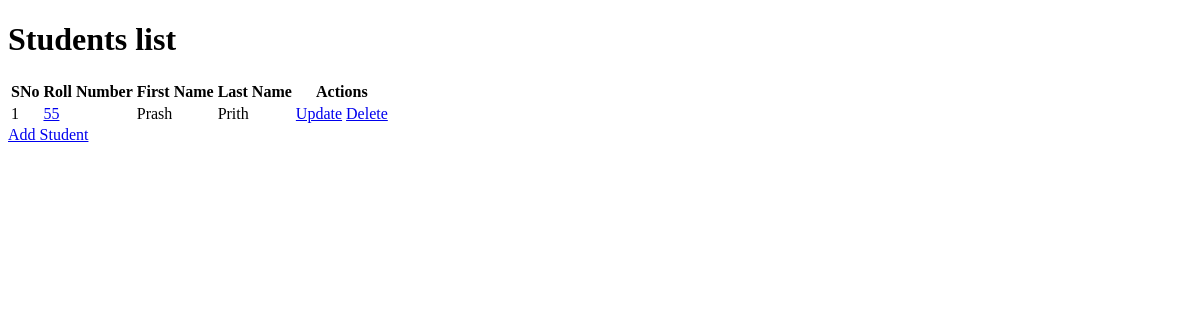
The app's page /, older data.
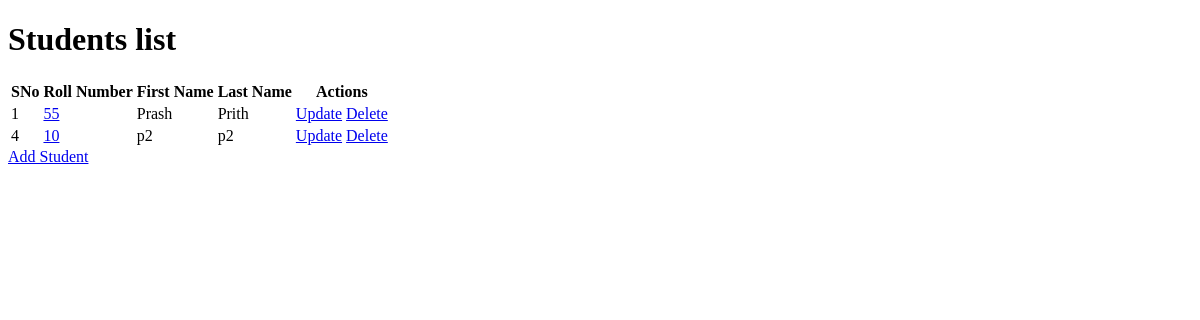
The same page, newer data.
### application/models.py (models this page shows)
class Student(db.Model):
    __tablename__ = 'student'
    student_id = db.Column(db.Integer, autoincrement=True, primary_key=True)
    roll_number = db.Column(db.String, unique=True, nullable=False)
    first_name = db.Column(db.String, nullable=False)
    last_name = db.Column(db.String)
    courses= db.relationship('Course', secondary='enrollments')

### application/controllers.py (the view)
@app.route("/", methods=["GET", "POST"])
def home():
    students = Student.query.all()
    return render_template("index.html",students=students)

### templates/index.html (shortened to what this page needs)
<!DOCTYPE html>
<html lang="en">
<head>
</head>
<body>
    <h1>Students list</h1>
    {% if students|length >0%}
    <table id = "all-students">
        <tr>
        <th>SNo</th>
        <th>Roll Number</th>
        <th>First Name</th>
        <th>Last Name</th>
        <th>Actions</th>
        </tr>
        {% for s in students %}
        <tr>
        <td>{{s["student_id"]}}</td>
        <td><a href="/student/{{s["roll_number"]}}">{{s["roll_number"]}}</a></td>
        <td>{{s["first_name"]}}</td>
        <td>{{s["last_name"]}}</td>
        <td>
        <a href="/student/{{s["roll_number"]}}/update" type="button">Update</a>
        <a href="/student/{{s["roll_number"]}}/delete" type="button">Delete</a>
        </td>
        </tr>
        {% endfor %}
        </table>
        {% else %}
        <p>No student found. Add the student now!</p>
        {% endif %}
        <a href="/student/create" type="button">Add Student</a>
</body>
</html>

Row changes from the older to the newer data that the page shows:
added Student: student_id "4", roll_number "10", first_name "p2", last_name "p2"
